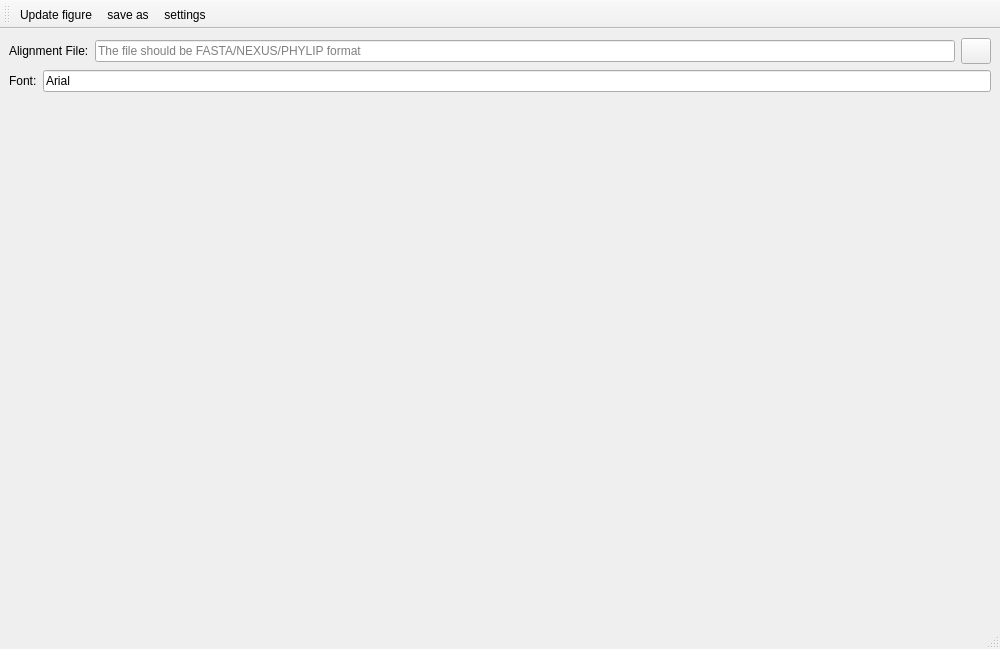
<?xml version="1.0" encoding="UTF-8"?>
<ui version="4.0">
 <class>MSAview</class>
 <widget class="QMainWindow" name="MSAview">
  <property name="geometry">
   <rect>
    <x>0</x>
    <y>0</y>
    <width>1000</width>
    <height>649</height>
   </rect>
  </property>
  <property name="minimumSize">
   <size>
    <width>1000</width>
    <height>10</height>
   </size>
  </property>
  <property name="windowTitle">
   <string>Alignment viewer</string>
  </property>
  <widget class="QWidget" name="centralwidget">
   <layout class="QVBoxLayout" name="verticalLayout_2">
    <item>
     <layout class="QHBoxLayout" name="horizontalLayout">
      <item>
       <widget class="QLabel" name="label_5">
        <property name="text">
         <string>Alignment File:</string>
        </property>
       </widget>
      </item>
      <item>
       <widget class="InputQLineEdit" name="lineEdit_input">
        <property name="cursor">
         <cursorShape>ArrowCursor</cursorShape>
        </property>
        <property name="text">
         <string/>
        </property>
        <property name="readOnly">
         <bool>true</bool>
        </property>
        <property name="placeholderText">
         <string>The file should be FASTA/NEXUS/PHYLIP format</string>
        </property>
       </widget>
      </item>
      <item>
       <widget class="QPushButton" name="pushButton_3">
        <property name="sizePolicy">
         <sizepolicy hsizetype="Fixed" vsizetype="Fixed">
          <horstretch>0</horstretch>
          <verstretch>0</verstretch>
         </sizepolicy>
        </property>
        <property name="minimumSize">
         <size>
          <width>30</width>
          <height>26</height>
         </size>
        </property>
        <property name="maximumSize">
         <size>
          <width>30</width>
          <height>26</height>
         </size>
        </property>
        <property name="styleSheet">
         <string notr="true"/>
        </property>
        <property name="text">
         <string/>
        </property>
       </widget>
      </item>
     </layout>
    </item>
    <item>
     <layout class="QHBoxLayout" name="horizontalLayout_2">
      <item>
       <widget class="QLabel" name="label_13">
        <property name="text">
         <string>Font:</string>
        </property>
       </widget>
      </item>
      <item>
       <widget class="ComLineEdit" name="lineEdit">
        <property name="sizePolicy">
         <sizepolicy hsizetype="Expanding" vsizetype="Fixed">
          <horstretch>0</horstretch>
          <verstretch>0</verstretch>
         </sizepolicy>
        </property>
        <property name="text">
         <string>Arial</string>
        </property>
        <property name="readOnly">
         <bool>true</bool>
        </property>
       </widget>
      </item>
     </layout>
    </item>
    <item>
     <widget class="QSplitter" name="splitter">
      <property name="orientation">
       <enum>Qt::Vertical</enum>
      </property>
      <widget class="QWidget" name="verticalLayoutWidget">
       <layout class="QVBoxLayout" name="verticalLayout">
        <item>
         <widget class="QWidget" name="widget" native="true">
          <property name="sizePolicy">
           <sizepolicy hsizetype="Preferred" vsizetype="Expanding">
            <horstretch>0</horstretch>
            <verstretch>0</verstretch>
           </sizepolicy>
          </property>
         </widget>
        </item>
       </layout>
      </widget>
     </widget>
    </item>
   </layout>
  </widget>
  <widget class="QStatusBar" name="statusbar"/>
  <widget class="QToolBar" name="toolBar">
   <property name="windowTitle">
    <string>toolBar</string>
   </property>
   <property name="iconSize">
    <size>
     <width>30</width>
     <height>30</height>
    </size>
   </property>
   <property name="toolButtonStyle">
    <enum>Qt::ToolButtonTextBesideIcon</enum>
   </property>
   <attribute name="toolBarArea">
    <enum>TopToolBarArea</enum>
   </attribute>
   <attribute name="toolBarBreak">
    <bool>false</bool>
   </attribute>
   <addaction name="actionUpdate_figure"/>
   <addaction name="actionsave_as"/>
   <addaction name="actionsettings"/>
  </widget>
  <action name="actionUpdate_figure">
   <property name="icon">
    <iconset resource="../myRes.qrc">
     <normaloff>:/picture/resourses/refresh-icon.png</normaloff>:/picture/resourses/refresh-icon.png</iconset>
   </property>
   <property name="text">
    <string>Update figure</string>
   </property>
   <property name="toolTip">
    <string>Update figure</string>
   </property>
  </action>
  <action name="actionFit_The_Window">
   <property name="icon">
    <iconset resource="../myRes.qrc">
     <normaloff>:/seq_Viewer/resourses/seq_viewer/28105126-d6a6ce90-66fb-11e7-8546-72517772000b.png</normaloff>:/seq_Viewer/resourses/seq_viewer/28105126-d6a6ce90-66fb-11e7-8546-72517772000b.png</iconset>
   </property>
   <property name="text">
    <string>Fit The Window</string>
   </property>
  </action>
  <action name="actionPDF">
   <property name="text">
    <string>PDF</string>
   </property>
  </action>
  <action name="actionJPG">
   <property name="text">
    <string>JPG</string>
   </property>
  </action>
  <action name="actionsave_as">
   <property name="icon">
    <iconset resource="../myRes.qrc">
     <normaloff>:/picture/resourses/Save-icon.png</normaloff>:/picture/resourses/Save-icon.png</iconset>
   </property>
   <property name="text">
    <string>save as</string>
   </property>
  </action>
  <action name="actionsettings">
   <property name="checkable">
    <bool>true</bool>
   </property>
   <property name="icon">
    <iconset resource="../myRes.qrc">
     <normaloff>:/picture/resourses/settings-icon-flat_343252.png</normaloff>:/picture/resourses/settings-icon-flat_343252.png</iconset>
   </property>
   <property name="text">
    <string>settings</string>
   </property>
   <property name="toolTip">
    <string>Show/Hide settings</string>
   </property>
  </action>
 </widget>
 <customwidgets>
  <customwidget>
   <class>InputQLineEdit</class>
   <extends>QLineEdit</extends>
   <header>src.CustomWidget.h</header>
  </customwidget>
  <customwidget>
   <class>ComLineEdit</class>
   <extends>QLineEdit</extends>
   <header>src.CustomWidget.h</header>
  </customwidget>
 </customwidgets>
 <resources>
  <include location="../myRes.qrc"/>
 </resources>
 <connections/>
</ui>
